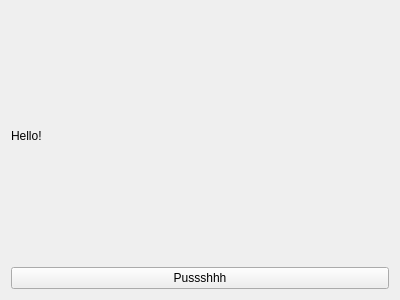
<?xml version="1.0" encoding="UTF-8"?>
<ui version="4.0">
 <class>Form</class>
 <widget class="QWidget" name="Form">
  <property name="geometry">
   <rect>
    <x>0</x>
    <y>0</y>
    <width>400</width>
    <height>300</height>
   </rect>
  </property>
  <property name="windowTitle">
   <string>Form</string>
  </property>
  <layout class="QGridLayout" name="gridLayout">
   <item row="0" column="0">
    <widget class="QLabel" name="label">
     <property name="text">
      <string>Hello!</string>
     </property>
    </widget>
   </item>
   <item row="1" column="0">
    <widget class="QPushButton" name="pushButton">
     <property name="text">
      <string>Pussshhh</string>
     </property>
    </widget>
   </item>
  </layout>
 </widget>
 <resources/>
 <connections/>
</ui>
